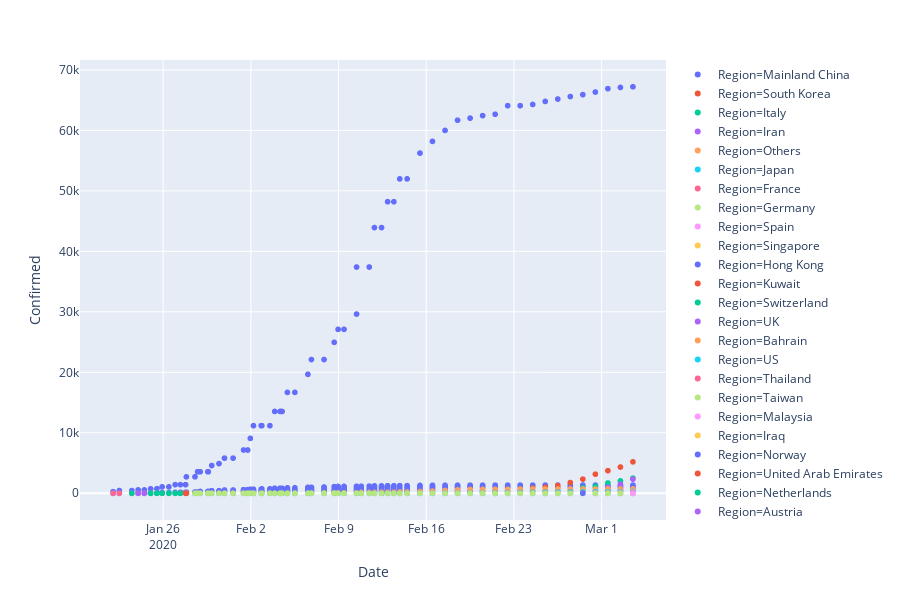

Notebook code cell kept with this figure:
### Code cell
px.scatter(covid19, x="Date", y="Confirmed", color="Region")
